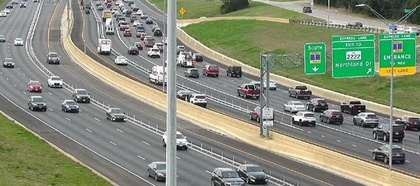
%> input picture images/cars.jpg, 420 x 186 px, shrunk from 640 x 284 before the run
$ octave main.m   (GNU Octave 9; MATLAB toolbox functions it lacks are replaced by stand-ins)
%> lines starting %> are read from the running program, lines starting %| are printed output that depends on the picture
%> further down, image is the input picture: size 186x420x3 uint8; mean R, G, B 133.8, 139.9, 121.5
### canny_edge_detection.m
function [output] = canny_edge_detection(image,te,tl)
%> called with te = 0.2, tl = 0.1
%{Implementing canny edge detection
%   Input: grayscale image, threshold, low threshold
%   Output: fitlered image
%image=imread('cars.jpg');
%image=rgb2gray(image);
    image=double(image);
%> image: size 186x420 double
    figure; imshow(uint8(image)); title('Original Grayscale Image');
%smoothing
    k=(1/159)*[2 4 5 4 2; 4 9 12 9 4; 5 12 15 12 5; 4 9 12 9 4; 2 4 5 4 2]; %guassian kernel, \sigma=1.4
    smoothed_image=imfilter(image, k);
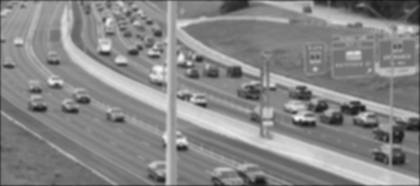
%> smoothed_image: size 186x420 double; min 16.42, max 245.5, mean 135.1
    %smoothed_image=conv2(image, k); %using conv2() change image size to 288x644
    figure; imshow(uint8(smoothed_image)); title('Image After Smoothing');
%finding gradients
    %x and y gradient using sobel operator
    kx=[-1 0 1; -2 0 2; -1 0 1];
    ky=[-1 -2 -1; 0 0 0; 1 2 1];
    gx=imfilter(smoothed_image, kx);
    gy=imfilter(smoothed_image, ky);
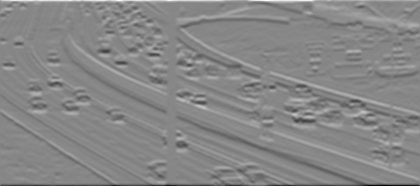
%> gy: size 186x420 double; min -806.6, max 717.9, mean 0.1; drawn with min black and max white
    %gx=conv2(smoothed_image, kx); %again conv2() changed image size to 286x642
    %gy=conv2(smoothed_image, ky);
    figure; imshow(uint8(gx)); title('x-gradient Image');
    figure; imshow(uint8(gy)); title('y-gradient Image');
    %gradient magnitude
    g_mag=sqrt(double(gx).^2+double(gy).^2);
    figure; imshow(uint8(g_mag)); title('Gradient Magnitude Image');
%> after `imshow(uint8(g_mag))`:
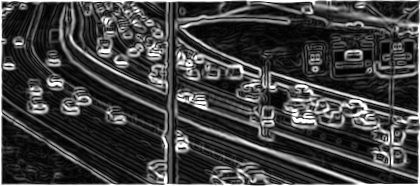
%> displayed picture: size 186x420, on the screen's scale of 0 to 255; min 0, max 255, mean 63.7
    %edge direction image
    g_angle=atan(double(gy)./double(gx));
%non-maximum suppression
    %convert thick edges to sharp edges
    %rounding gradient direction to nearest pi/4
    for i=1:1:size(g_angle,1)
        for j=1:1:size(g_angle,2)
            if(g_angle(i,j)>=0)
                %positive, clock-wise
                if(abs(g_angle(i,j))<(pi/8))
                    g_angle(i,j)=0;
                elseif(abs(g_angle(i,j))<((pi/4)+(pi/8)))
                    g_angle(i,j)=pi/4;
                elseif(abs(g_angle(i,j))<((pi/2)+(pi/8)))
                    g_angle(i,j)=pi/2;
                elseif(abs(g_angle(i,j))<((3*pi/4)+(pi/8)))
                    g_angle(i,j)=3*pi/4;
                else
                    g_angle(i,j)=pi;
                end
            else
                %negative, counter clock-wise
                if(abs(g_angle(i,j))<(pi/8))
                    g_angle(i,j)=0;
                elseif(abs(g_angle(i,j))<((pi/4)+(pi/8)))
                    g_angle(i,j)=-pi/4;
                elseif(abs(g_angle(i,j))<((pi/2)+(pi/8)))
                    g_angle(i,j)=-pi/2;
                elseif(abs(g_angle(i,j))<((3*pi/4)+(pi/8)))
                    g_angle(i,j)=-3*pi/4;
                else
                    g_angle(i,j)=-pi;
                end
            end
        end
    end
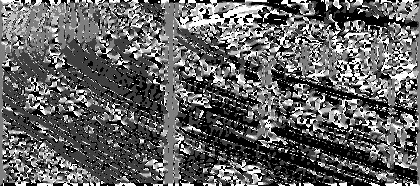
%> g_angle: size 186x420 double; min -1.57, max 1.57, mean -0.352; drawn with min black and max white
    %compare the edge strength

    g_mag_pad = padarray(g_mag,[1 1],0,'both');
    for i=1+1:1:size(g_mag,1)+1
        for j=1+1:1:size(g_mag,2)+1
            if(g_angle(i-1,j-1)==0||(g_angle(i-1,j-1)==pi)||(g_angle(i-1,j-1)==-pi)||(g_angle(i-1,j-1)==2*pi))
                if((g_mag_pad(i,j)<g_mag_pad(i,j-1))||(g_mag_pad(i,j)<g_mag_pad(i,j+1)))
                    g_mag(i-1,j-1)=0; %if edge strength is not largest, then suppress it
                end
            elseif((g_angle(i-1,j-1)==pi/4)||(g_angle(i-1,j-1)==(-3*pi/4)))
                if((g_mag_pad(i,j)<g_mag_pad(i-1,j-1))||(g_mag_pad(i,j)<g_mag_pad(i+1,j+1)))
                    g_mag(i-1,j-1)=0; %if edge strength is not largest, then suppress it
                end
            elseif(g_angle(i-1,j-1)==(pi/2)||(g_angle(i-1,j-1)==(-pi/2)))
                if((g_mag_pad(i,j)<g_mag_pad(i-1,j))||(g_mag_pad(i,j)<g_mag_pad(i+1,j)))
                    g_mag(i-1,j-1)=0; %if edge strength is not largest, then suppress it
                end
            elseif(g_angle(i-1,j-1)==(3*pi/4)||(g_angle(i-1,j-1)==(-pi/4)))
                if((g_mag_pad(i,j)<g_mag_pad(i+1,j-1))||(g_mag_pad(i,j)<g_mag_pad(i-1,j+1)))
                    g_mag(i-1,j-1)=0; %if edge strength is not largest, then suppress it
                end
            end
        end
    end
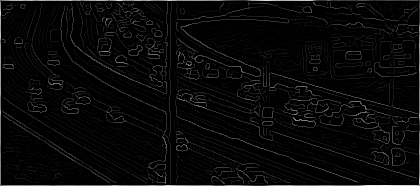
%> g_mag: size 186x420 double; min 0, max 806.6, mean 27.7; drawn with min black and max white
    figure; imshow(uint8(g_mag)); title('Image after Non-maximum Suppression');
%> after `imshow(uint8(g_mag))`:
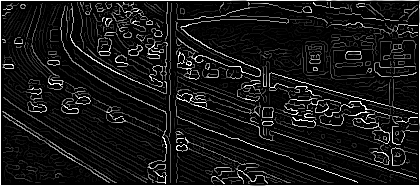
%> displayed picture: size 186x420, on the screen's scale of 0 to 255; min 0, max 255, mean 24.5
%thresholding
    %filtering out non-true edges (edges from noise or color variation)
    for i=1:1:size(g_mag,1)
        for j=1:1:size(g_mag,2)
            if(g_mag(i,j)<te)
                g_mag(i,j)=0;
            end
        end
    end
    figure; imshow(uint8(g_mag)); title('te=120');
%double thresholding and edge tracking
    %normalizing gradient magnitude
    norm_g = g_mag - min(g_mag(:));
    norm_g = norm_g ./ max(norm_g(:));
    %strong and weak edge
    strong_edge=max(norm_g(:));
%> strong_edge = 1
    weak_edge=median(max(norm_g));
%> weak_edge = 0.657
    for i=1:1:size(norm_g,1)
        for j=1:1:size(norm_g,2)
            if(norm_g(i,j)<tl)
                norm_g(i,j)=0;
            elseif(norm_g(i,j)<te)
                norm_g(i,j)=weak_edge;
            else
                norm_g(i,j)=strong_edge;
            end
        end
    end
    figure; imshow(norm_g); title(sprintf('Double Thresholding Image, normalized, high threshold=%d, low threshold=%d', te, tl));
%fixing broken edges
    for i=1+1:1:size(norm_g,1)-1 %excluding matrix border
        for j=1+1:1:size(norm_g,2)-1
            if(norm_g(i,j)==weak_edge)
                if((norm_g(i+1,j+1)==strong_edge)||(norm_g(i,j+1)==strong_edge)||(norm_g(i+1,j)==strong_edge)||(norm_g(i-1,j-1)==strong_edge)||(norm_g(i,j-1)==strong_edge)||(norm_g(i-1,j)==strong_edge)||(norm_g(i-1,j+1)==strong_edge)||(norm_g(i+1,j-1)==strong_edge))
                    norm_g(i,j)=strong_edge;
                else
                    norm_g(i,j)=0;
                end
            end
        end
    end
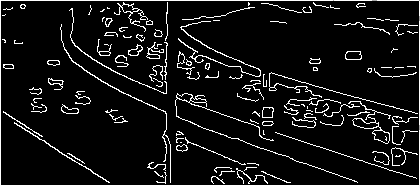
%> norm_g: size 186x420 double; min 0, max 1, mean 0.0821
    figure; imshow(norm_g); title('Image after Fixing Broken Edges');
%return
    %output = g_mag;
    output=norm_g;
end

### main.m
clear all; close all; clc;
%% Canny Edge Detection
image=imread('cars.jpg');
%for comparison with implemented gaussian kernel
kernel = fspecial('gaussian', [5 5], 1.4);  %std=1.4
smoothed_im=imfilter(image, kernel);
figure; imshow(smoothed_im); title('Image after Smoothing using fspecial(gaussian), for comaprison only');
%implemented filter
ced=canny_edge_detection(rgb2gray(image),0.2,0.1);
figure; imshow(ced); title('Canny Edge Detection, normalized');
